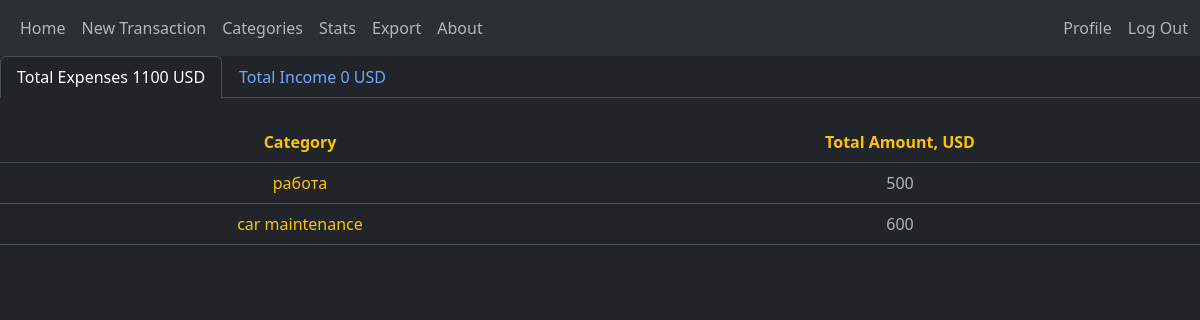
The app's page /stats (signed in) with its own data.
### tables this page shows
CREATE TABLE Transactions(trans_id INTEGER PRIMARY KEY AUTOINCREMENT, date TEXT NOT NULL DEFAULT CURRENT_TIMESTAMP, user_id INTEGER NOT NULL, type TEXT NOT NULL, category TEXT NOT NULL, amount NUMERIC NOT NULL, currency TEXT NOT NULL, note TEXT, FOREIGN KEY (user_id) REFERENCES Users (user_id) ON DELETE CASCADE, FOREIGN KEY(user_id, category) REFERENCES Categories(user_id, name) ON DELETE CASCADE);

### app.py (the view)
@app.route("/stats")
@login_required
def stats():
    rows = []
    total_exp = db.execute("SELECT SUM(amount) AS sum, currency FROM Transactions WHERE user_id = ? AND type = 'Expense' AND currency = 'USD' GROUP BY currency;", session["user_id"])
    total_inc = db.execute("SELECT SUM(amount) AS sum, currency FROM Transactions WHERE user_id = ? AND type = 'Income' AND currency = 'USD' GROUP BY currency;", session["user_id"])
    if total_exp:
        total_exp = total_exp[0]["sum"]
    else:
        total_exp = 0
    if total_inc:
        total_inc = total_inc[0]["sum"]
    else:
        total_inc = 0
    type = request.args.get("type", "expense")
    cat = request.args.get("cat")
    sort = request.args.get("sort", "amount")
    session["sort_count"] += 1
    if cat:
        if sort in ["date", "type", "category", "amount", "note"]:
            if session.get("sort_count") % 2 == 0:
                rows = db.execute(f"SELECT date, type, category, amount, note FROM Transactions WHERE user_id = ? AND currency = 'USD' AND category = ? ORDER BY {sort} DESC;", session["user_id"], cat)
            else:
                rows = db.execute(f"SELECT date, type, category, amount, note FROM Transactions WHERE user_id = ? AND currency = 'USD' AND category = ? ORDER BY {sort};", session["user_id"], cat)
        else:
            flash("Wrong sorting argument provided. Try again")
            return redirect("/stats")
        return render_template("stats.html", type=type, cat=cat, total_exp=total_exp, total_inc=total_inc, rows=rows)
    else:
        if sort in ["category", "amount"]:
            if session.get("sort_count") % 2 == 0:
                exp_by_type = db.execute(f"SELECT SUM(amount) AS amount, category FROM Transactions WHERE user_id = ? AND type = 'Expense' AND currency = 'USD' GROUP BY category ORDER BY {sort} DESC;", session["user_id"])
                inc_by_type = db.execute(f"SELECT SUM(amount) AS amount, category FROM Transactions WHERE user_id = ? AND type = 'Income' AND currency = 'USD' GROUP BY category ORDER BY {sort} DESC;", session["user_id"])
            else:
                exp_by_type = db.execute(f"SELECT SUM(amount) AS amount, category FROM Transactions WHERE user_id = ? AND type = 'Expense' AND currency = 'USD' GROUP BY category ORDER BY {sort};", session["user_id"])
                inc_by_type = db.execute(f"SELECT SUM(amount) AS amount, category FROM Transactions WHERE user_id = ? AND type = 'Income' AND currency = 'USD' GROUP BY category ORDER BY {sort};", session["user_id"])
        else:
            flash("Wrong sorting argument provided. Try again")
            return redirect("/stats")
        return render_template("stats.html", type=type, total_exp=total_exp, total_inc=total_inc, exp_by_type=exp_by_type, inc_by_type=inc_by_type)

### helpers.py (called while the page is built)
def login_required(f):
    @wraps(f)
    def decorated_function(*args, **kwargs):
        if session.get("user_id") is None:
            return redirect("/login")
        return f(*args, **kwargs)
    return decorated_function

### templates/stats.html (shortened to what this page needs)
{% extends "layout.html" %}
{% block body %}
  <ul class="nav nav-tabs">
    <li class="nav-item">
      <a class="nav-link{% if type == 'expense' %} active{% endif %}" aria-current="page" href="/stats?type=expense">Total Expenses {{ total_exp }} USD</a>
    </li>
    <li class="nav-item">
      <a class="nav-link{% if type == 'expense' %}{% else %} active{% endif %}" href="/stats?type=income">Total Income {{ total_inc }} USD</a>
    </li>
  </ul>
  {% if cat %}
  <h4 style="color: white" id="catName">Category: {{cat}}</h4>
    <table class="table" style="table-layout: fixed;">
      <thead>
        <tr>
          <th scope="col"><a class="link-warning link-underline-opacity-0" href="/stats?type={% if type == 'expense' %}expense{% else %}income{% endif %}&cat={{cat}}&sort=date">Date</a></th>
          <th scope="col"><a class="link-warning link-underline-opacity-0" href="/stats?type={% if type == 'expense' %}expense{% else %}income{% endif %}&cat={{cat}}&sort=type">Type</a></th>
          <th scope="col"><a class="link-warning link-underline-opacity-0" href="/stats?type={% if type == 'expense' %}expense{% else %}income{% endif %}&cat={{cat}}&sort=amount">Amount, USD</a></th>
          <th scope="col"><a class="link-warning link-underline-opacity-0" href="/stats?type={% if type == 'expense' %}expense{% else %}income{% endif %}&cat={{cat}}&sort=note">Note</a></th>
        </tr>
      </thead>
      <tbody>
        {% for row in rows %}
        <tr>
          <td>{{row.date}}</td>
          <td>{{row.type}}</td>
          <td>{{row.amount}}</td>
          <td>{{row.note}}</td>
        </tr>
        {% endfor %}
      </tbody>
    </table>
  {% else %}
  <br>
    <table class="table" style="table-layout: fixed;">
      <thead>
        <tr>
          <th scope="col"><a class="link-warning link-underline-opacity-0" href="/stats?type={{type}}&sort=category">Category</a></th>
          <th scope="col"><a class="link-warning link-underline-opacity-0" href="/stats?type={{type}}&sort=amount">Total Amount, USD</a></th>
        </tr>
      </thead>
      <tbody>
        {% if type == "expense" %}
        {% for row in exp_by_type %}
        <tr>
          <td><a class="link-warning link-underline-opacity-0" href="/stats?cat={{row.category}}">{{row.category}}</a></td>
          <td>{{row.amount}}</td>
        </tr>
        {% endfor %}
        {% endif %}
      </tbody>
    </table>
  {% endif %}
{% endblock %}

### static/styles.css (style rules this page uses)
body { text-align: center; }
.table { vertical-align: middle; }

### records on screen
Transactions: category "работа", amount "500"
Transactions: category "car maintenance", amount "600"

### other values on screen
{{ total_exp }} "1100"
{{ total_inc }} "0"
